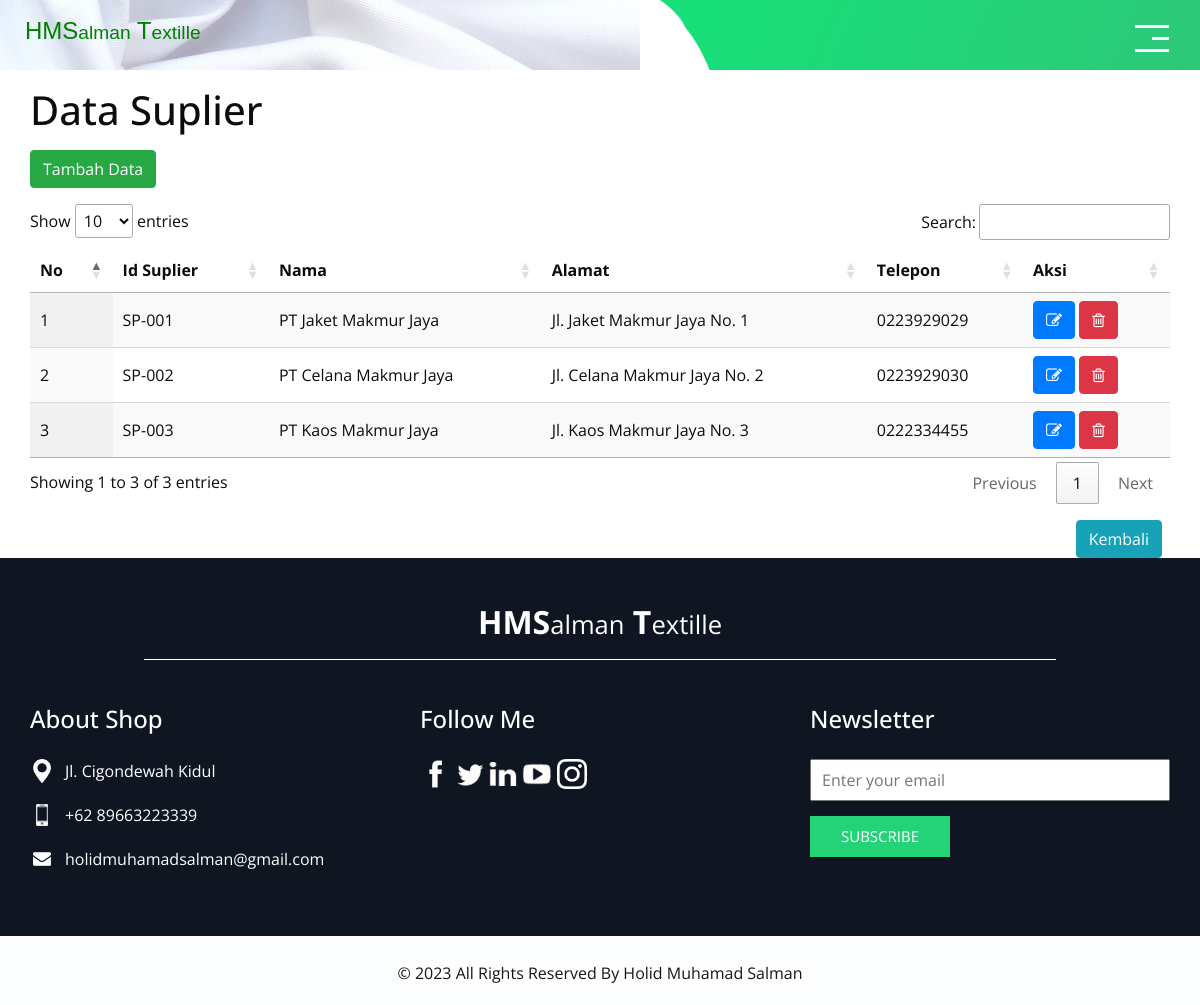
Page /data/suplier/suplier.php on the committed database.
### tables this page shows
CREATE TABLE IF NOT EXISTS `suplier` (
  `id_suplier` varchar(11) NOT NULL,
  `nama_suplier` varchar(30) NOT NULL,
  `alamat` varchar(50) NOT NULL,
  `telepon` varchar(15) NOT NULL,
  PRIMARY KEY (`id_suplier`)
);

### data/suplier/suplier.php (the view, shortened to what this page needs)
<!DOCTYPE html>
<html>
<head>
  <link rel="stylesheet" href="https://cdnjs.cloudflare.com/ajax/libs/font-awesome/4.7.0/css/font-awesome.min.css">
  <link rel="stylesheet" href="https://cdn.jsdelivr.net/npm/bootstrap@5.3.0-alpha3/dist/css/bootstrap.min.css" rel="stylesheet">
  <link rel="stylesheet" type="text/css"
    href="https://cdnjs.cloudflare.com/ajax/libs/OwlCarousel2/2.1.3/assets/owl.carousel.min.css" />
  <link rel="stylesheet" type="text/css" href="../../css/bootstrap.css" />
  <link href="../../css/style.css" rel="stylesheet" />
  <link href="../../css/responsive.css" rel="stylesheet" />
</head>
<body class="sub_page">
  <div class="hero_area">
    <header class="header_section">
      <div class="container-fluid">
        <nav class="navbar navbar-expand-lg custom_nav-container">
          <a class="navbar-brand" href="index.html">
            <h4 style="color: green; font-family: 'Franklin Gothic Medium', 'Arial Narrow', Arial, sans-serif;">
              HMS<small style="text-transform: lowercase;">alman</small> T<small style="text-transform: lowercase;">extille</small>
            </h4>
          </a>
          <div>
            <div class="custom_menu-btn ">
              <button>
                <span class="s-1">
                </span>
                <span class="s-2">
                </span>
                <span class="s-3">
                </span>
              </button>
            </div>
          </div>
        </nav>
      </div>
    </header>
    </div>
  <?php
  include "../config.php";
  $query = mysqli_query($conn, "SELECT * FROM suplier");
  ?>
  <div class="container mt-3">
        <h1 class="mb-3">Data Suplier</h1>
          <a href="tambah.php" class="btn btn-success mb-3">Tambah Data</a>
                <form action="" method="post">
                <table id="MyTable" class="display">
                        <thead>
                            <tr>
                                <th>No</th>
                                <th>Id Suplier</th>
                                <th>Nama</th>
                                <th>Alamat</th>
                                <th>Telepon</th>
                                <th>Aksi</th>
                            </tr>
                        </thead>
                        <tbody>
                                <?php if (mysqli_num_rows($query)>0) {?>
                                <?php
                                $no = 1;
                                while ($data = mysqli_fetch_array($query)){
                                ?>
                                <tr>
                                        <td><?php echo $no?></td>
                                        <td><?php echo $data['id_suplier']?></td>
                                        <td><?php echo $data['nama_suplier']?></td>
                                        <td><?php echo $data['alamat']?></td>
                                        <td><?php echo $data['telepon']?></td>
                                        <td>
                                            <a href="edit.php?id_suplier=<?php echo $data['id_suplier']?>" class="btn btn-primary"><i class="fa fa-pencil-square-o"></i></a>
                                            <a href="hapus.php?id_suplier=<?php echo $data['id_suplier']?>" onclick="return confirm('Yakin Hapus data?')" class="btn btn-danger"><i class="fa fa-trash-o"></i></a>
                                        </td>
                                </tr>
                                <?php $no++; } ?>
                                <?php } ?>
                                </tbody>
                </table>
                </form>
        <div class="d-grid gap-2 d-md-flex justify-content-md-end mt-3">
            <a href="data.php" class="btn btn-info me-md-2" type="button">Kembali</a>
        </div>
  </div>
  <section class="info_section layout_padding2">
    <div class="container">
      <div class="info_logo">
        <h2>
          HMS<small style="text-transform: lowercase;">alman</small> T<small style="text-transform: lowercase;">extille</small>
        </h2>
      </div>
      <div class="row">
        <div class="col-md-4">
          <div class="info_contact">
            <h5>
              About Shop
            </h5>
            <div>
              <div class="img-box">
                <img src="../../images/location-white.png" width="18px" alt="">
              </div>
              <p>
                Jl. Cigondewah Kidul
              </p>
            </div>
            <div>
              <div class="img-box">
                <img src="../../images/telephone-white.png" width="12px" alt="">
              </div>
              <p>
                +62 89663223339
              </p>
            </div>
            <div>
              <div class="img-box">
                <img src="../../images/envelope-white.png" width="18px" alt="">
              </div>
              <p>
                holidmuhamadsalman@gmail.com
              </p>
            </div>
          </div>
        </div>
        <div class="col-md-4">
          <div class="info_insta">
            <h5>
              Follow Me
            </h5>
            <div class="social_box">
              <a href="">
                <img src="../../images/fb.png" alt="">
              </a>
              <a href="">
                <img src="../../images/twitter.png" alt="">
              </a>
              <a href="">
                <img src="../../images/linkedin.png" alt="">
              </a>
              <a href="">
                <img src="../../images/youtube.png" alt="">
              </a>
              <a href="">
                <img src="../../images/instagram.png" alt="" width="30px" height="30px">
              </a>
            </div>
          </div>
        </div>
        <div class="col-md-4">
          <div class="info_form ">
            <h5>
              Newsletter
            </h5>
            <form action="">
              <input type="email" placeholder="Enter your email">
              <button>
                Subscribe
              </button>
            </form>
          </div>
        </div>
      </div>
    </div>
  </section>
  <section class="container-fluid footer_section ">
    <div class="container">
      <p>
        &copy; 2023 All Rights Reserved By
        <a href="">Holid Muhamad Salman</a>
      </p>
    </div>
  </section>
  <link rel="stylesheet" href="https://cdn.datatables.net/1.13.4/css/jquery.dataTables.css" />
</body>
</body>
</html>

### css/style.css (style rules this page uses)
body { font-family: "Open Sans", sans-serif; color: #0c0c0c; background-color: #ffffff; }
.layout_padding2 { padding: 45px 0; }
.hero_area { height: 100vh; background-image: url(../images/bg-kain.jpg); background-size: cover; position: relative; background-repeat: no-repeat; overflow: hidden; }
.hero_area::after { content: ""; position: absolute; bottom: 0; right: 0; width: 45%; height: 100%; background-image: url(../images/hero-side-bg.png); background-size: cover; }
.sub_page .hero_area { height: auto; background-size: auto; }
.header_section { overflow-x: hidden; }
.header_section .container-fluid { padding-right: 25px; padding-left: 25px; }
a, a:hover, a:focus { text-decoration: none; }
.btn, .btn:focus { outline: none !important; -webkit-box-shadow: none; box-shadow: none; }
.navbar-brand { margin-right: 5%; display: -webkit-box; display: -ms-flexbox; display: flex; -webkit-box-align: center; -ms-flex-align: center; align-items: center; }
.custom_nav-container { z-index: 9999; padding: 0; height: 70px; }
.info_section { background-color: #0f1521; color: #ffffff; }
.info_section .info_logo { width: 80%; margin: 0 auto 45px auto; padding-bottom: 10px; text-align: center; border-bottom: 1px solid #ffffff; }
.info_section .info_logo h2 { text-transform: uppercase; font-weight: bold; }
.info_section h5 { margin-bottom: 25px; font-size: 24px; }
.info_section .info_contact .img-box { width: 35px; display: -webkit-box; display: -ms-flexbox; display: flex; -webkit-box-pack: center; -ms-flex-pack: center; justify-content: center; }
.info_section .info_contact p { margin: 0; }
.info_section .info_contact > div { display: -webkit-box; display: -ms-flexbox; display: flex; -webkit-box-align: center; -ms-flex-align: center; align-items: center; margin: 20px 0; }
.info_section .info_contact > div img { height: auto; margin-right: 12px; }
.info_section .info_form form input { outline: none; width: 100%; padding: 7px 10px; }
.info_section .info_form form button { display: inline-block; padding: 8px 30px; background-color: #24d278; color: #ffffff; -webkit-transition: all 0.3s; transition: all 0.3s; border: 1px solid transparent; border-radius: 0; margin-top: 15px; text-transform: uppercase; font-size: 15px; }
.footer_section { display: -webkit-box; display: -ms-flexbox; display: flex; -webkit-box-orient: vertical; -webkit-box-direction: normal; -ms-flex-direction: column; flex-direction: column; -webkit-box-pack: center; -ms-flex-pack: center; justify-content: center; background-color: #fdfeff; }
.footer_section p { color: #171717; margin: 0; padding: 25px 0 20px 0; margin: 0 auto; text-align: center; }
.footer_section a { color: #171717; }
.custom_menu-btn button { margin-top: 12px; outline: none; border: none; background-color: transparent; }
.custom_menu-btn button span { display: block; width: 34px; height: 3.5px; background-color: #fff; margin: 8.5px 0; -webkit-transition: all 0.3s; transition: all 0.3s; }
.custom_menu-btn .s-2 { -webkit-transition: all 0.1s; transition: all 0.1s; width: 17px; margin-left: auto; }

### css/responsive.css (style rules this page uses)
@media (min-width: 1200px) { .container { max-width: 1170px; } }

### rows in the picture
suplier: id_suplier "SP-001", nama_suplier "PT Jaket Makmur Jaya", alamat "Jl. Jaket Makmur Jaya No. 1", telepon "0223929029"
suplier: id_suplier "SP-002", nama_suplier "PT Celana Makmur Jaya", alamat "Jl. Celana Makmur Jaya No. 2", telepon "0223929030"
suplier: id_suplier "SP-003", nama_suplier "PT Kaos Makmur Jaya", alamat "Jl. Kaos Makmur Jaya No. 3", telepon "0222334455"
